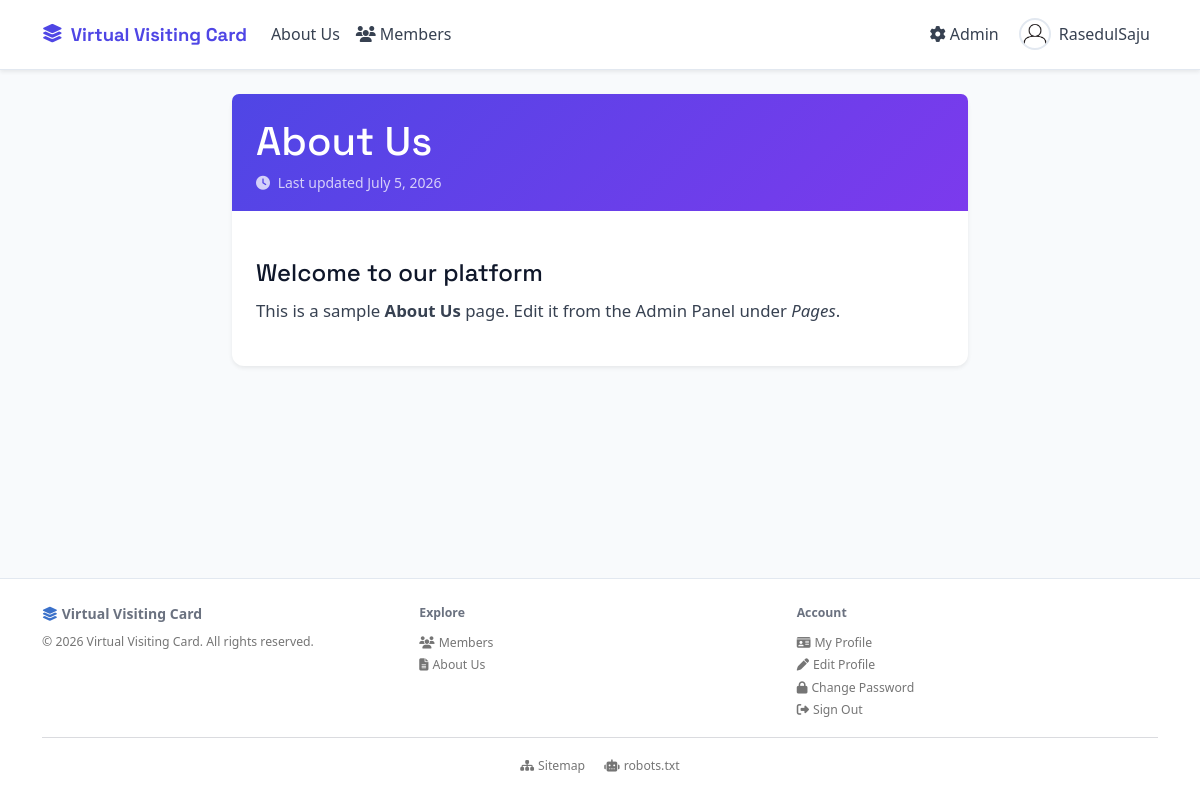
/about-us (signed in), run on the app's committed database.
### tables this page shows
CREATE TABLE `pages` (
  `id`          INT UNSIGNED NOT NULL AUTO_INCREMENT,
  `slug`        VARCHAR(200) NOT NULL,
  `title`       VARCHAR(300) NOT NULL,
  `content`     LONGTEXT,
  `show_in_nav` TINYINT(1)   NOT NULL DEFAULT 0,
  `nav_order`   INT          NOT NULL DEFAULT 0,
  `meta_robots` VARCHAR(20)  NOT NULL DEFAULT 'index,follow',
  `updated_at`  DATETIME     NOT NULL DEFAULT CURRENT_TIMESTAMP
                             ON UPDATE CURRENT_TIMESTAMP,
  PRIMARY KEY (`id`),
  UNIQUE KEY `uq_slug` (`slug`)
);

CREATE TABLE `users` (
  `id`                INT UNSIGNED                    NOT NULL AUTO_INCREMENT,
  `username`          VARCHAR(50)                     NOT NULL,
  `full_name`         VARCHAR(150)                    NULL,
  `email`             VARCHAR(150)                    NOT NULL,
  `password_hash`     VARCHAR(255)                    NOT NULL,
  `role`              ENUM('user','admin','superadmin') NOT NULL DEFAULT 'user',
  `account_status`    ENUM('active','resigned')       NOT NULL DEFAULT 'active',
  `can_edit_profile`  TINYINT(1)                      NOT NULL DEFAULT 1,
  `meta_robots`       VARCHAR(20)                     NOT NULL DEFAULT 'index,follow',
  `show_in_directory` TINYINT(1)                      NOT NULL DEFAULT 1,
  `profile_image`     VARCHAR(255)                    NOT NULL DEFAULT 'default-avatar.png',
  `bio`               TEXT,
  `reset_token`       VARCHAR(64)                     NULL DEFAULT NULL,
  `reset_expires`     DATETIME                        NULL DEFAULT NULL,
  `created_at`        DATETIME                        NOT NULL DEFAULT CURRENT_TIMESTAMP,
  PRIMARY KEY (`id`),
  UNIQUE KEY `uq_username` (`username`),
  UNIQUE KEY `uq_email`    (`email`)
);

### helpers.php (called while the page is built, shortened)
<?php
require_once __DIR__ . '/db.php';
function e(string $s): string
{
    return htmlspecialchars($s, ENT_QUOTES | ENT_HTML5, 'UTF-8');
}
function isLoggedIn(): bool
{
    return !empty($_SESSION['user_id']);
}
function avatarUrl(string $filename): string
{
    if ($filename === '' || $filename === DEFAULT_AVATAR
        || !file_exists(UPLOAD_DIR . $filename)) {
        return UPLOAD_URL . DEFAULT_AVATAR;
    }
    return UPLOAD_URL . rawurlencode($filename);
}
function getNavPages(): array
{
    try {
        $stmt = getDB()->query(
            "SELECT slug, title FROM pages
             WHERE show_in_nav = 1 ORDER BY nav_order ASC, title ASC"
        );
        return $stmt->fetchAll();
    } catch (PDOException) {
        return [];
    }
}
function getSetting(string $key, string $default = ''): string
{
    try {
        $stmt = getDB()->prepare('SELECT value FROM settings WHERE `skey` = ? LIMIT 1');
        $stmt->execute([$key]);
        $row = $stmt->fetch();
        return $row ? $row['value'] : $default;
    } catch (PDOException) {
        return $default;
    }
}
function siteName(): string
{
    static $_cached = null;
    if ($_cached === null) {
        $fallback = defined('APP_NAME') ? APP_NAME : _SITE_NAME_FALLBACK;
        try { $_cached = getSetting('site_name') ?: $fallback; }
        catch (Exception) { $_cached = $fallback; }
    }
    return $_cached;
}
function getTheme(): array
{
    static $_cached = null;
    if ($_cached === null) {
        $defaults = [
            'primary_color'    => '#4f46e5',
            'accent_color'     => '#7c3aed',
            'text_color'       => '#374151',
            'heading_color'    => '#0f172a',
            'bg_color'         => '#f8fafc',
            'surface_color'    => '#ffffff',
            'border_radius'    => '12',
            'font_heading'     => 'Space Grotesk',
            'font_body'        => 'system-ui',
            'enable_animations'=> '1',
        ];
        $_cached = $defaults;
        try {
            foreach ($defaults as $k => $v) {
                $_cached[$k] = getSetting('theme_' . $k, $v) ?: $v;
            }
        } catch (Exception) {
        }
    }
    return $_cached;
}

### db.php (called while the page is built, shortened)
<?php
function getDB(): PDO
{
    static $pdo = null;
    if ($pdo === null) {
        $dsn = sprintf(
            'mysql:host=%s;dbname=%s;charset=%s',
            DB_HOST, DB_NAME, DB_CHARSET
        );
        $pdo = new PDO($dsn, DB_USER, DB_PASS, [
            PDO::ATTR_ERRMODE            => PDO::ERRMODE_EXCEPTION,
            PDO::ATTR_DEFAULT_FETCH_MODE => PDO::FETCH_ASSOC,
            PDO::ATTR_EMULATE_PREPARES   => false,
        ]);
    }
    return $pdo;
}

### templates/page.php (the view, shortened to what this page needs)
<div class="row justify-content-center">
    <div class="col-lg-8">
        <article class="card border-0 shadow-sm">
            <div class="page-article-header card-header border-0 p-4 pb-3">
                <h1 class="page-title mb-1"><?= e($page['title']) ?></h1>
                <small class="text-muted">
                    <i class="fas fa-clock me-1"></i>
                    Last updated <?= date('F j, Y', strtotime($page['updated_at'])) ?>
                </small>
            </div>
            <div class="card-body p-4 page-content">
                <?= $page['content']  ?>
            </div>
        </article>
    </div>
</div>

### templates/layout_header.php (shortened to what this page needs)
<?php
$_navPages   = getNavPages();
$_activeUser = null;
if (isLoggedIn()) {
    try {
        $s = getDB()->prepare('SELECT id, username, role, profile_image FROM users WHERE id = ? LIMIT 1');
        $s->execute([$_SESSION['user_id']]);
        $_activeUser = $s->fetch();
    } catch (PDOException) {}
}
$_currentSlug = trim($_GET['url'] ?? '', '/');
?>
<!DOCTYPE html>
<html lang="en">
<head>
    <link rel="stylesheet" href="https://cdnjs.cloudflare.com/ajax/libs/font-awesome/6.5.0/css/all.min.css">
    <link rel="stylesheet" href="https://cdnjs.cloudflare.com/ajax/libs/mdb-ui-kit/6.4.0/mdb.min.css">
    <link rel="stylesheet" href="<?= BASE_URL ?>assets/css/custom.css">
<?php
$_theme = getTheme();
?>
</head>
<body>
<nav class="navbar navbar-expand-lg cms-navbar sticky-top shadow-sm">
    <div class="container">
        <a class="navbar-brand cms-brand" href="<?= BASE_URL ?>">
            <i class="fas fa-layer-group me-2"></i><?= e(siteName()) ?>
        </a>
        <div class="collapse navbar-collapse" id="navMain">
            <ul class="navbar-nav me-auto mb-2 mb-lg-0">
                <?php foreach ($_navPages as $_np): ?>
                <li class="nav-item">
                    <a class="nav-link <?= $_currentSlug === $_np['slug'] ? 'active' : '' ?>"
                       href="<?= BASE_URL . e($_np['slug']) ?>">
                        <?= e($_np['title']) ?>
                    </a>
                </li>
                <?php endforeach; ?>
                <li class="nav-item">
                    <a class="nav-link <?= $_currentSlug === 'members' ? 'active' : '' ?>"
                       href="<?= BASE_URL ?>members">
                        <i class="fas fa-users me-1"></i>Members
                    </a>
                </li>
            </ul>
            <ul class="navbar-nav ms-auto align-items-lg-center gap-1">
                <?php if ($_activeUser): ?>
                    <?php if ($_activeUser['role'] === 'admin'): ?>
                    <li class="nav-item">
                        <a class="nav-link cms-admin-link" href="<?= BASE_URL ?>admin/">
                            <i class="fas fa-cog me-1"></i>Admin
                        </a>
                    </li>
                    <?php endif; ?>
                    <li class="nav-item cms-user-wrap d-none d-lg-block">
                        <a class="nav-link cms-user-toggle d-flex align-items-center gap-2"
                           href="#" id="userDropDesktop" role="button">
                            <img src="<?= avatarUrl($_activeUser['profile_image']) ?>"
                                 class="rounded-circle cms-nav-avatar" width="32" height="32"
                                 style="object-fit:cover;" alt="">
                            <span><?= e($_activeUser['username']) ?></span>
                        </a>
                    </li>
                <?php endif; ?>
            </ul>
        </div>
    </div>
</nav>
<main class="container py-4">

### templates/layout_footer.php (shortened to what this page needs)
</main>
<footer class="cms-footer mt-auto py-4">
    <div class="container">
        <div class="row align-items-start g-3">
            <div class="col-md-4">
                <div class="fw-bold mb-1">
                    <i class="fas fa-layer-group me-1 text-primary"></i><?= e(siteName()) ?>
                </div>
                <small class="text-muted">© <?= date('Y') ?> <?= e(siteName()) ?>. All rights reserved.</small>
            </div>
            <div class="col-md-4">
                <p class="fw-semibold small mb-2">Explore</p>
                <ul class="list-unstyled mb-0">
                    <li><a href="<?= BASE_URL ?>members" class="text-muted text-decoration-none small">
                        <i class="fas fa-users me-1"></i>Members</a></li>
                    <?php foreach (getNavPages() as $_fp): ?>
                    <li><a href="<?= BASE_URL . e($_fp['slug']) ?>" class="text-muted text-decoration-none small">
                        <i class="fas fa-file-alt me-1"></i><?= e($_fp['title']) ?></a></li>
                    <?php endforeach; ?>
                </ul>
            </div>
            <div class="col-md-4">
                <p class="fw-semibold small mb-2">Account</p>
                <ul class="list-unstyled mb-0">
                    <?php if (isLoggedIn()): ?>
                    <li><a href="<?= BASE_URL . e($_SESSION['username'] ?? '') ?>" class="text-muted text-decoration-none small">
                        <i class="fas fa-id-card me-1"></i>My Profile</a></li>
                    <li><a href="<?= BASE_URL ?>edit-profile" class="text-muted text-decoration-none small">
                        <i class="fas fa-pen me-1"></i>Edit Profile</a></li>
                    <li><a href="<?= BASE_URL ?>change-password" class="text-muted text-decoration-none small">
                        <i class="fas fa-lock me-1"></i>Change Password</a></li>
                    <li><a href="<?= BASE_URL ?>logout" class="text-muted text-decoration-none small">
                        <i class="fas fa-sign-out-alt me-1"></i>Sign Out</a></li>
                    <?php endif; ?>
                </ul>
            </div>
        </div>
        <hr class="my-3 opacity-25">
        <div class="text-center">
            <a href="<?= BASE_URL ?>sitemap.xml" class="text-muted text-decoration-none small me-3">
                <i class="fas fa-sitemap me-1"></i>Sitemap
            </a>
            <a href="<?= BASE_URL ?>robots.txt" class="text-muted text-decoration-none small">
                <i class="fas fa-robot me-1"></i>robots.txt
            </a>
        </div>
    </div>
</footer>
</body>
</html>

### assets/css/custom.css (style rules this page uses)
:root { --cms-primary: #4f46e5; --cms-primary-dark: #3730a3; --cms-accent: #7c3aed; --cms-ink: #0f172a; --cms-body: #374151; --cms-muted: #6b7280; --cms-border: #e2e8f0; --cms-bg: #f8fafc; --cms-surface: #ffffff; --cms-radius: 12px; --cms-shadow: 0 2px 16px rgba(15, 23, 42, .08); --cms-shadow-lg: 0 8px 32px rgba(15, 23, 42, .12); --cms-font-display: 'Space Grotesk', system-ui, sans-serif; --cms-font-body: -apple-system, BlinkMacSystemFont, 'Segoe UI', system-ui, sans-serif; }
html { scroll-behavior: smooth; }
body { font-family: var(--cms-font-body); background-color: var(--cms-bg); color: var(--cms-body); min-height: 100vh; display: flex; flex-direction: column; }
h1, h2, h3, h4, h5, h6, .navbar-brand, .auth-card-header h1 { font-family: var(--cms-font-display); color: var(--cms-ink); }
main.container { flex: 1; }
.cms-navbar { background: var(--cms-surface) !important; border-bottom: 1px solid var(--cms-border); padding: .75rem 0; }
.cms-brand { font-family: var(--cms-font-display); font-weight: 700; font-size: 1.15rem; color: var(--cms-primary) !important; text-decoration: none; }
.cms-navbar .nav-link { color: var(--cms-body) !important; font-weight: 500; padding: .4rem .75rem; border-radius: 8px; transition: background .15s, color .15s; }
.cms-admin-link { color: var(--cms-accent) !important; }
.cms-nav-avatar { border: 2px solid var(--cms-border); }
.cms-user-wrap { position: relative; }
.card { border-radius: var(--cms-radius) !important; box-shadow: var(--cms-shadow); }
.page-article-header { background: linear-gradient(135deg, var(--cms-primary) 0%, var(--cms-accent) 100%); color: white; }
.page-article-header .page-title { color: white; font-family: var(--cms-font-display); }
.page-article-header .text-muted { color: rgba(255,255,255,.75) !important; }
.page-content { font-size: 1.05rem; line-height: 1.75; color: var(--cms-body); }
.page-content h1, .page-content h2, .page-content h3, .page-content h4, .page-content h5, .page-content h6 { font-family: var(--cms-font-display); color: var(--cms-ink); margin-top: 1.5rem; }
.cms-footer { background: var(--cms-surface); border-top: 1px solid var(--cms-border); color: var(--cms-muted); font-size: .875rem; }

### data on the page
pages: title "About Us", updated_at "July 5, 2026", content "Welcome to our platform This is a sample About Us page. Edit it from the Admin Panel under Pages ."
users: profile_image (placeholder picture), username "RasedulSaju"

### other printed values
siteName() "Virtual Visiting Card"
